Frame 1 (no input): blank canvas, image omitted
Frame 60 (no input): blank canvas, image omitted
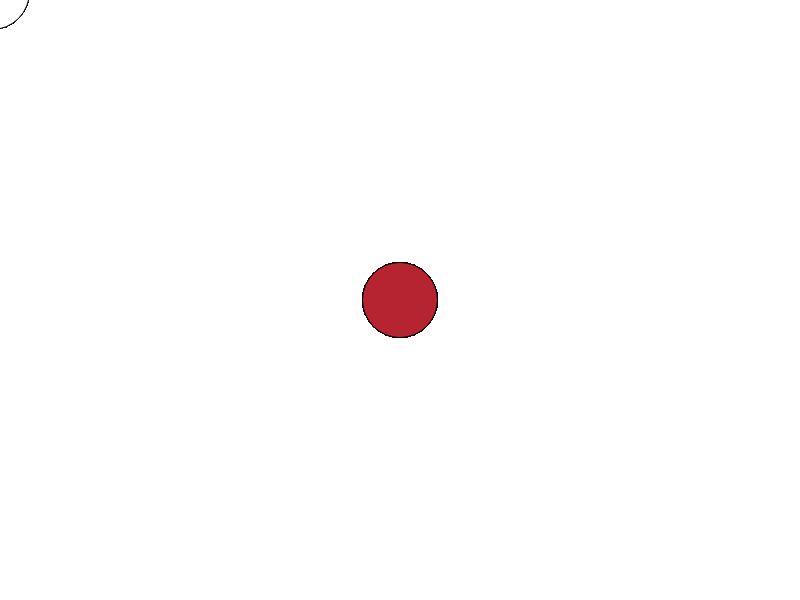
Frame 120 (the mouse pressed at the canvas centre since frame 60)

The p5.js sketch whose frames 1 and 60 were blank and that drew this single picture after the mouse press (run headless with seeded random() and noise() and a simulated clock; from frame 60 on, the mouse is pressed at the canvas centre):

// p5.js sketch
// ── sketch.js
var cnv;

function centerCanvas() {
  var x = (windowWidth - width) / 2;
  var y = (windowHeight - height) / 2;
  cnv.position(x, y);
}

function setup() {
  cnv = createCanvas(800, 600);
  centerCanvas();
  background(255, 255, 255);
}

function windowResized() {
  centerCanvas();
}

function draw() {
  if (mouseX !== pmouseX || mouseY !== pmouseY) {
    if (mouseIsPressed) {
      fill(random(255), random(175), 50);
    }
    else {
      fill(125, 250, 198);
    }
  }
  ellipse(mouseX, mouseY, 75, 75);
  //ellipse(mouseX, mouseY, 80, 80);
}
